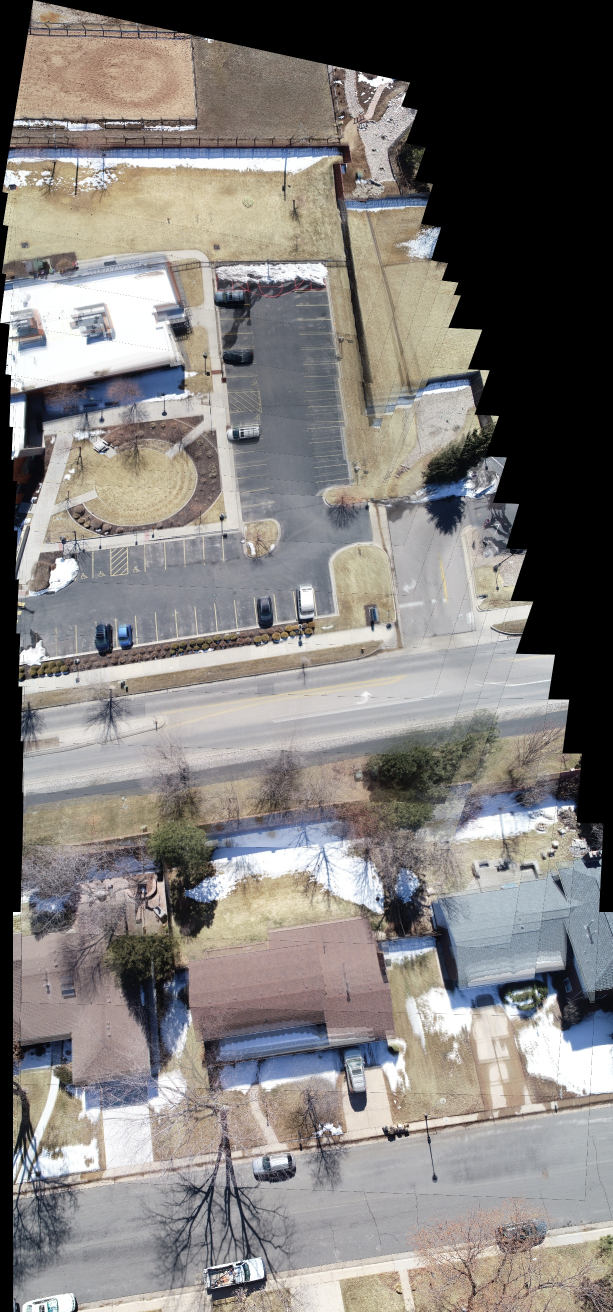
#> input picture orthomosaic.jpg, 1226 x 2624 px (shown at 1/2 size); its folder holds 4 pictures in this run
$ python stitch_orthomosaic.py --input .
#> lines starting #> are read from the running program, lines starting #| are printed output that depends on the picture; after the words box and inside, x2 and y2 are one past the last pixel; in counts of white or black regions, pixels touching at a corner belong together
import cv2
import numpy as np
import argparse
from pathlib import Path


def load_images(folder_path, resize_width=None):
#> called with folder_path = '.'
    folder = Path(folder_path)
    image_paths = sorted(
        list(folder.glob("*.jpg")) +
        list(folder.glob("*.jpeg")) +
        list(folder.glob("*.png"))
    )

    images = []

    for path in image_paths:
        img = cv2.imread(str(path))
#> img is the input picture: shape (2624, 1226, 3); mean B, G, R 121.8, 124.6, 128.5

        if img is None:
            print(f"Gagal membaca gambar: {path}")
            continue

        if resize_width is not None:
            h, w = img.shape[:2]
            scale = resize_width / w
            img = cv2.resize(img, (resize_width, int(h * scale)))

        images.append(img)
        print(f"Berhasil membaca: {path.name}")

    return images


def detect_features(image, method="orb"):
    gray = cv2.cvtColor(image, cv2.COLOR_BGR2GRAY)

    if method.lower() == "sift":
        detector = cv2.SIFT_create(5000)
    else:
        detector = cv2.ORB_create(nfeatures=5000)

    mask = cv2.threshold(gray, 1, 255, cv2.THRESH_BINARY)[1]
    keypoints, descriptors = detector.detectAndCompute(gray, mask)

    return keypoints, descriptors


def match_features(desc1, desc2, method="orb", ratio=0.75):
    if desc1 is None or desc2 is None:
        return []

    if method.lower() == "sift":
        matcher = cv2.BFMatcher(cv2.NORM_L2)
    else:
        matcher = cv2.BFMatcher(cv2.NORM_HAMMING)

    matches = matcher.knnMatch(desc2, desc1, k=2)

    good_matches = []

    for pair in matches:
        if len(pair) == 2:
            m, n = pair
            if m.distance < ratio * n.distance:
                good_matches.append(m)

    return good_matches


def estimate_homography(kp1, kp2, matches):
    if len(matches) < 8:
        return None

    src_pts = np.float32([kp2[m.queryIdx].pt for m in matches]).reshape(-1, 1, 2)
    dst_pts = np.float32([kp1[m.trainIdx].pt for m in matches]).reshape(-1, 1, 2)

    H, status = cv2.findHomography(src_pts, dst_pts, cv2.RANSAC, 5.0)

    return H


def warp_and_blend(base, new_img, H):
    h1, w1 = base.shape[:2]
    h2, w2 = new_img.shape[:2]

    corners_base = np.float32([
        [0, 0],
        [w1, 0],
        [w1, h1],
        [0, h1]
    ]).reshape(-1, 1, 2)

    corners_new = np.float32([
        [0, 0],
        [w2, 0],
        [w2, h2],
        [0, h2]
    ]).reshape(-1, 1, 2)

    warped_corners_new = cv2.perspectiveTransform(corners_new, H)
    all_corners = np.concatenate((corners_base, warped_corners_new), axis=0)

    x_min, y_min = np.int32(all_corners.min(axis=0).ravel() - 0.5)
    x_max, y_max = np.int32(all_corners.max(axis=0).ravel() + 0.5)

    translation = np.array([
        [1, 0, -x_min],
        [0, 1, -y_min],
        [0, 0, 1]
    ])

    output_width = x_max - x_min
    output_height = y_max - y_min

    warped_new = cv2.warpPerspective(
        new_img,
        translation @ H,
        (output_width, output_height)
    )

    canvas_base = np.zeros((output_height, output_width, 3), dtype=np.uint8)
    canvas_base[-y_min:h1 - y_min, -x_min:w1 - x_min] = base

    mask_base = cv2.cvtColor(canvas_base, cv2.COLOR_BGR2GRAY) > 0
    mask_new = cv2.cvtColor(warped_new, cv2.COLOR_BGR2GRAY) > 0

    overlap = mask_base & mask_new
    only_base = mask_base & ~mask_new
    only_new = mask_new & ~mask_base

    result = np.zeros_like(canvas_base)
    result[only_base] = canvas_base[only_base]
    result[only_new] = warped_new[only_new]

    if np.any(overlap):
        blended = (
            0.5 * canvas_base[overlap].astype(np.float32) +
            0.5 * warped_new[overlap].astype(np.float32)
        )
        result[overlap] = blended.astype(np.uint8)

    return result


def crop_black_area(image):
    gray = cv2.cvtColor(image, cv2.COLOR_BGR2GRAY)
    _, thresh = cv2.threshold(gray, 1, 255, cv2.THRESH_BINARY)

    contours, _ = cv2.findContours(
        thresh,
        cv2.RETR_EXTERNAL,
        cv2.CHAIN_APPROX_SIMPLE
    )

    if not contours:
        return image

    x, y, w, h = cv2.boundingRect(np.vstack(contours))
    cropped = image[y:y + h, x:x + w]

    return cropped


def stitch_pair(base, new_img, method="orb"):
    kp1, desc1 = detect_features(base, method)
    kp2, desc2 = detect_features(new_img, method)

    matches = match_features(desc1, desc2, method)

    print(f"Jumlah match bagus: {len(matches)}")

    H = estimate_homography(kp1, kp2, matches)

    if H is None:
        print("Homography gagal. Gambar dilewati.")
        return base

    stitched = warp_and_blend(base, new_img, H)
    stitched = crop_black_area(stitched)

    return stitched


def stitch_dataset(images, method="orb"):
#> called with method = 'orb'
    if len(images) < 2:
        raise ValueError("Minimal diperlukan dua gambar untuk stitching.")

    mosaic = images[0]

    for i in range(1, len(images)):
        print(f"\nMenggabungkan gambar ke-{i + 1}")
        mosaic = stitch_pair(mosaic, images[i], method)
#> this loop made 3 passes
#> pass 1, in detect_features, `gray = cv2.cvtColor(image, cv2.COLOR_BGR2GRAY)`:
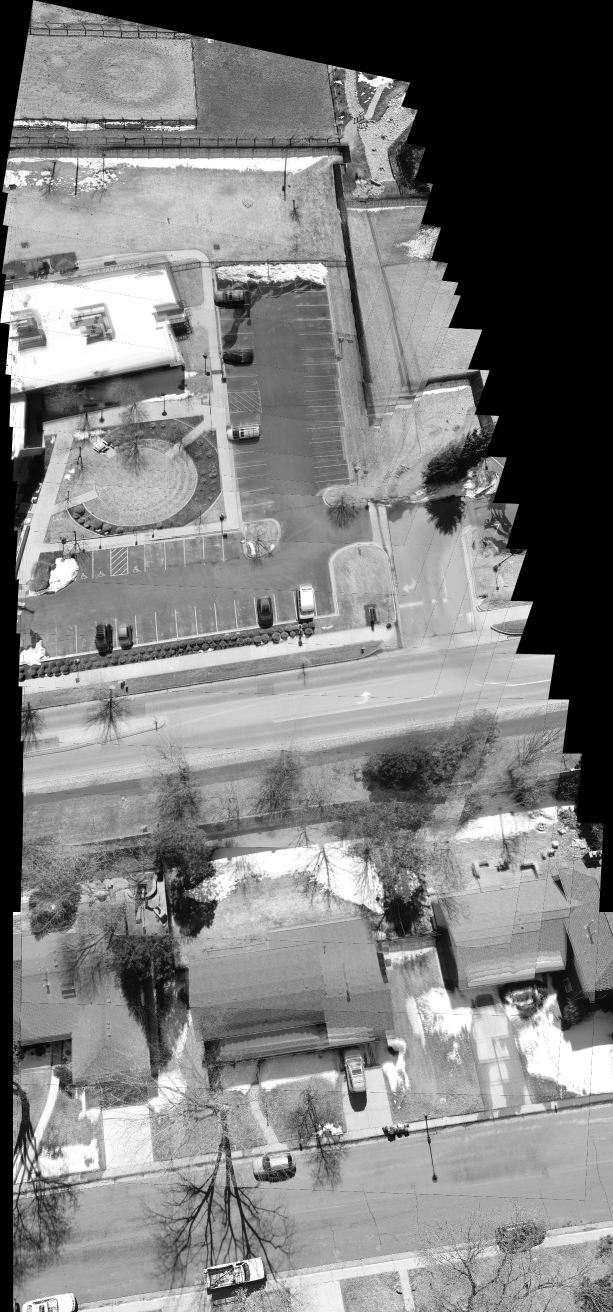
#> gray: shape (2624, 1226) (shown at 1/2 size); min 0, max 255, mean 125.4
#> pass 1, in detect_features, `mask = cv2.threshold(gray, 1, 255, cv2.THRESH_BINARY)[1]`:
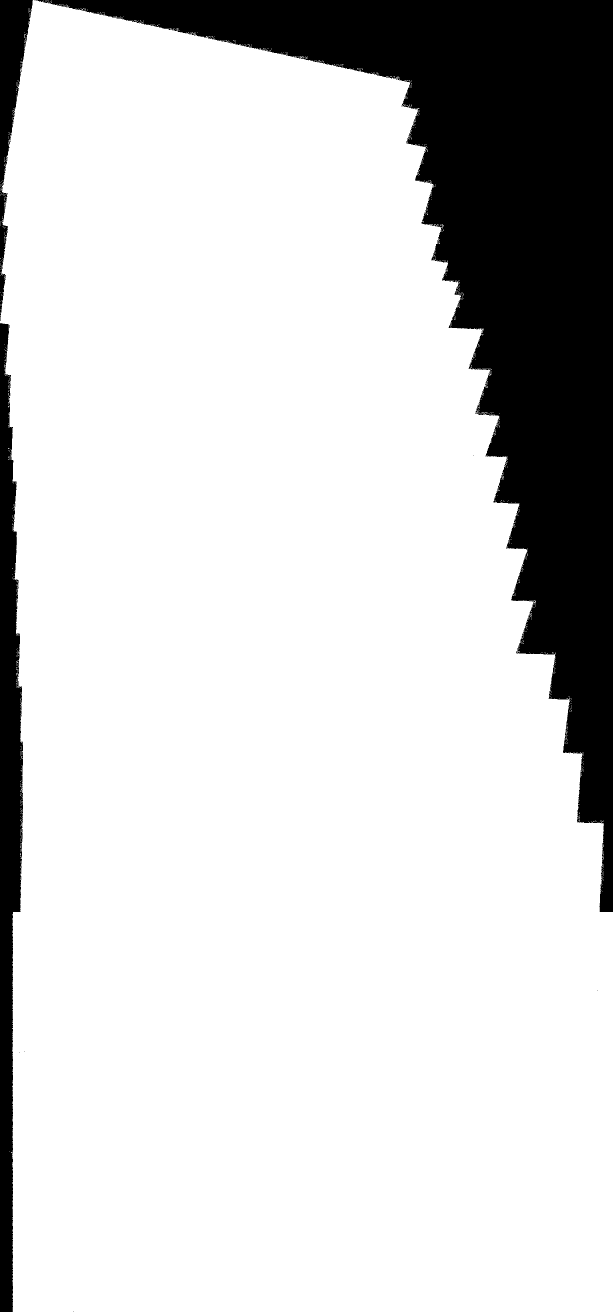
#> mask: shape (2624, 1226) (shown at 1/2 size); 82.6% white; 10 black regions (7 under 20 px), largest, box (x1, y1, x2, y2) and area: (76, 0, 1226, 1824) 485572, (0, 646, 46, 2624) 59728, (0, 0, 66, 642) 15184
#> pass 1, in detect_features (call 2), `gray = cv2.cvtColor(image, cv2.COLOR_BGR2GRAY)`:
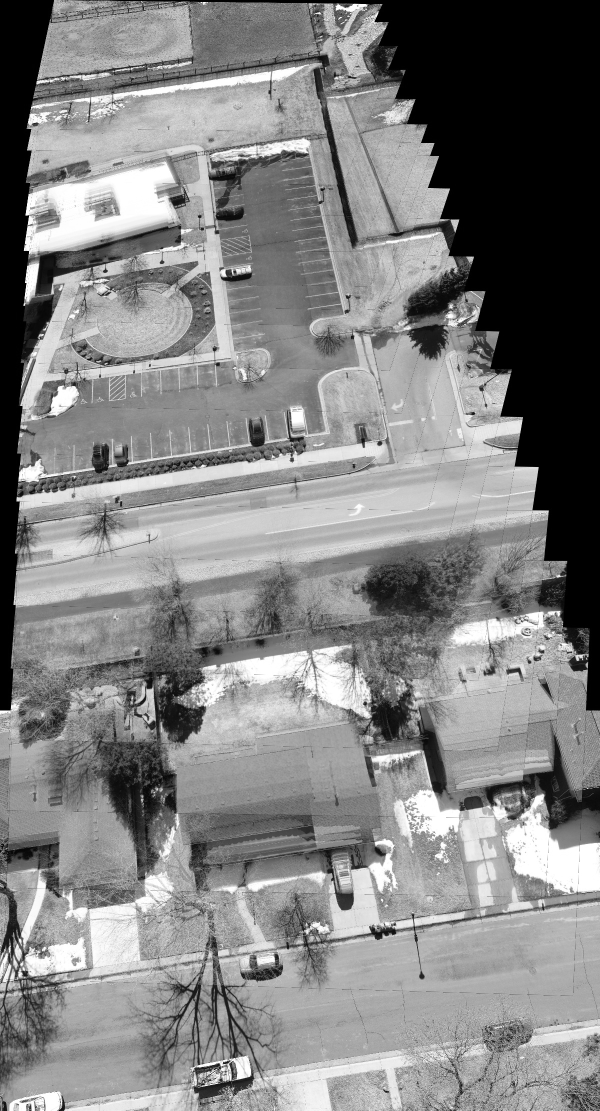
#> gray: shape (2221, 1200) (shown at 1/2 size); min 0, max 255, mean 130.2
#> pass 1, in detect_features (call 2), `mask = cv2.threshold(gray, 1, 255, cv2.THRESH_BINARY)[1]`:
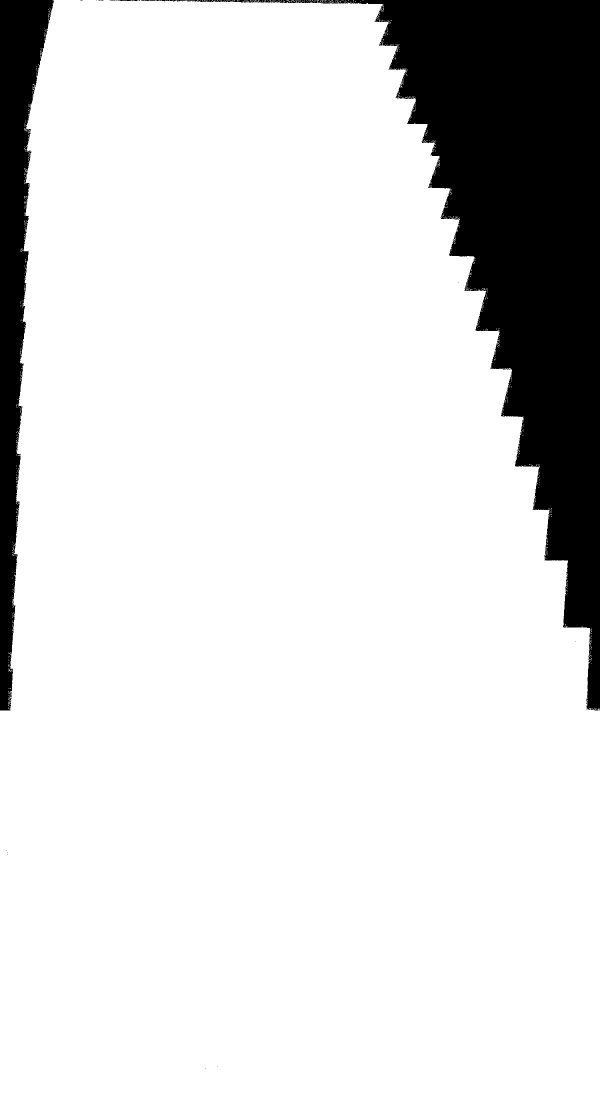
#> mask: shape (2221, 1200) (shown at 1/2 size); 85.9% white; 22 black regions (18 under 20 px), largest, box (x1, y1, x2, y2) and area: (374, 0, 1200, 1421) 308941, (0, 0, 108, 1421) 67070, (283, 0, 373, 3) 146, (236, 0, 276, 2) 61
#> after the loop:
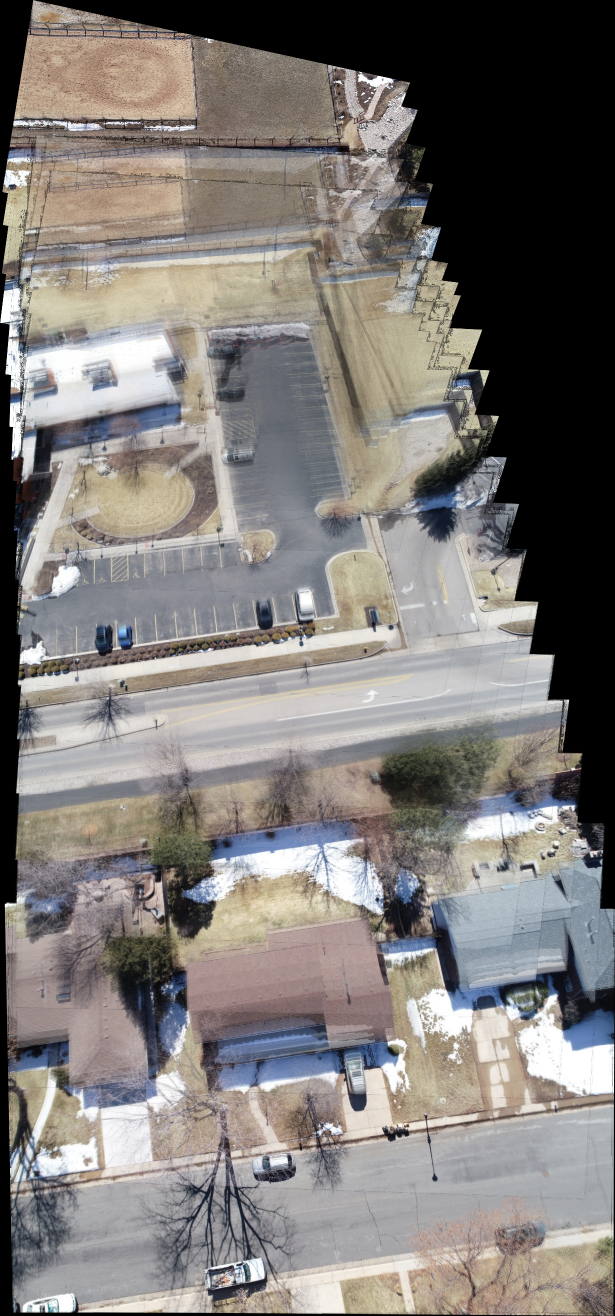
#> mosaic: shape (2632, 1229, 3) (shown at 1/2 size); mean B, G, R 119.7, 122.7, 126.9

    return mosaic


def main():
    parser = argparse.ArgumentParser(
        description="Program sederhana untuk membuat orthomosaic dari dataset gambar UAV."
    )

    parser.add_argument(
        "--input",
        required=True,
        help="Folder berisi dataset gambar UAV."
    )

    parser.add_argument(
        "--output",
        default="hasil_orthomosaic.jpg",
        help="Nama file output."
    )

    parser.add_argument(
        "--method",
        default="orb",
        choices=["orb", "sift"],
        help="Metode ekstraksi fitur. Gunakan orb untuk cepat, sift untuk lebih akurat."
    )

    parser.add_argument(
    "--resize_width",
    default=None,
    help="Lebar resize gambar. Contoh: 1200. Tulis None atau kosongkan jika tidak ingin resize."
    )

    args = parser.parse_args()
    if args.resize_width is None or str(args.resize_width).lower() == "none":
        args.resize_width = None
    else:
        args.resize_width = int(args.resize_width)
    images = load_images(args.input, args.resize_width)

    if len(images) < 2:
        print("Dataset harus berisi minimal dua gambar.")
        return

    result = stitch_dataset(images, args.method)

    cv2.imwrite(args.output, result)
    print(f"\nSelesai. Hasil disimpan sebagai: {args.output}")


if __name__ == "__main__":
    main()
